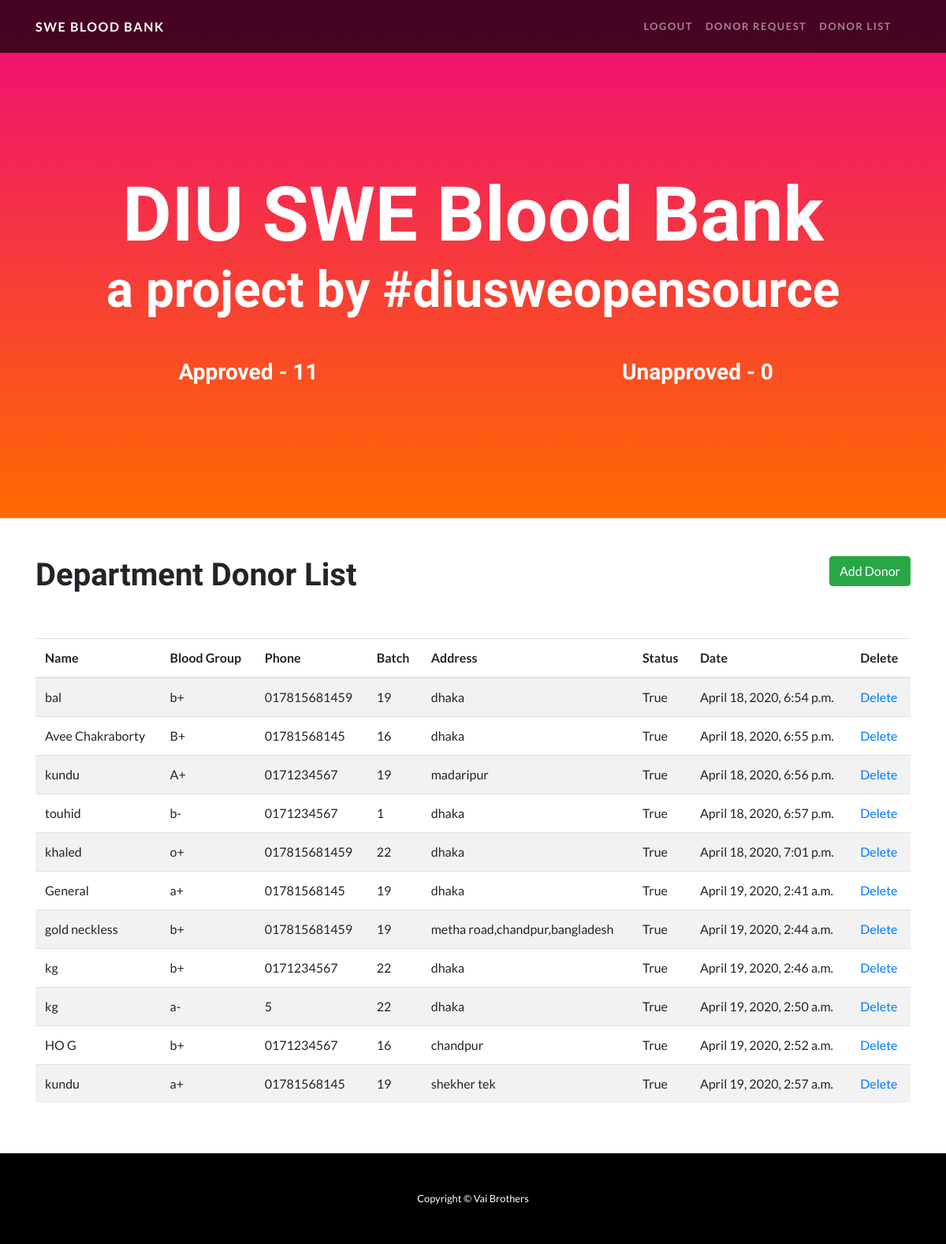
The page /adminFetchAllValidDonorPage (signed in) on the database as committed earlier.
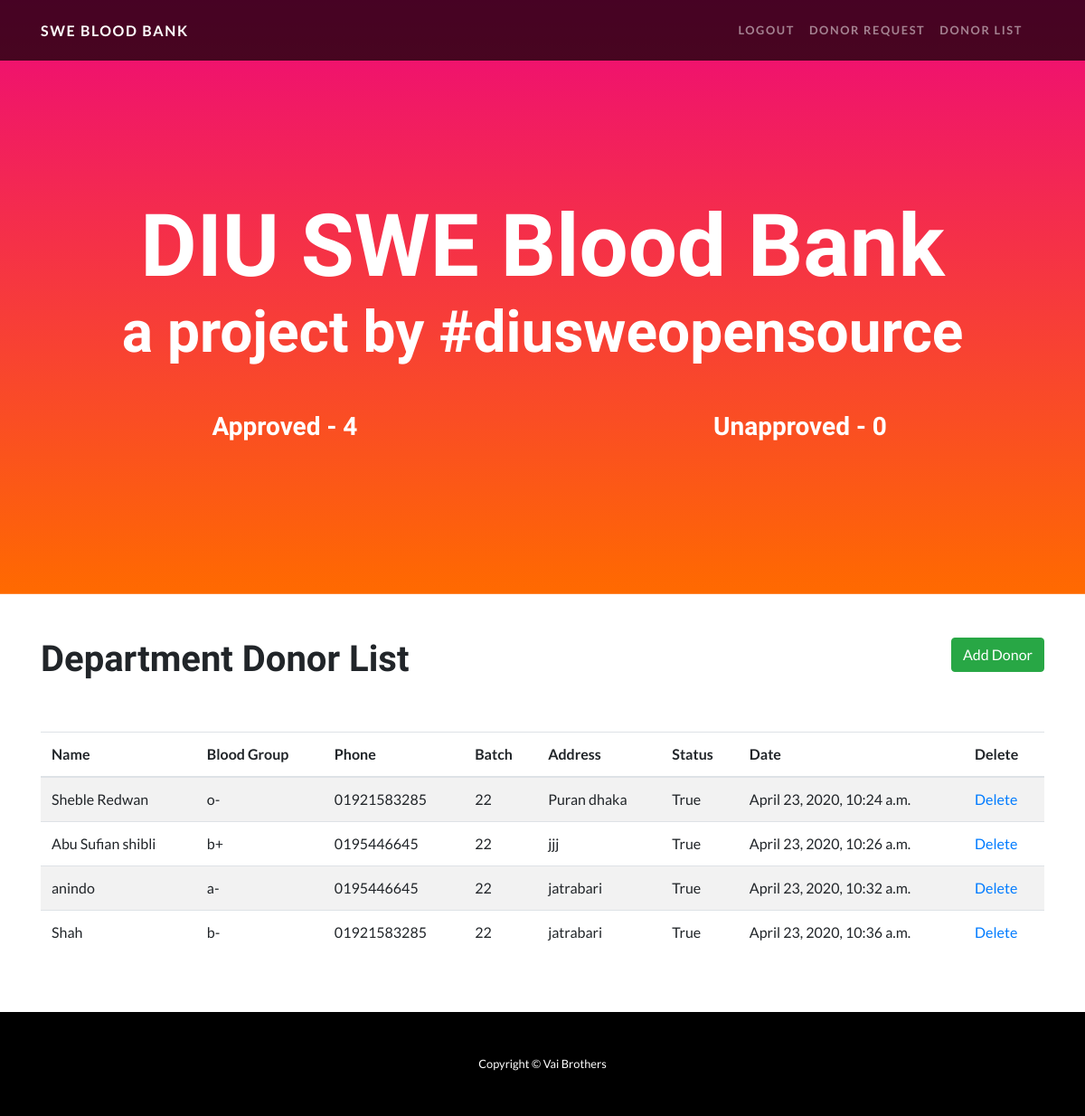
The same page on the database as committed later.
### donor/models.py (models this page shows)
class BloodDonor(models.Model):
    name = models.CharField(max_length=50)
    blood_group = models.CharField(max_length=10)
    batch = models.IntegerField()
    phone = models.CharField(max_length=20)
    address = models.CharField(max_length=100)
    status = models.BooleanField()
    created_date = models.DateTimeField(auto_now=False, auto_now_add=False)

### donor/views.py (the view)
# urls.py: path('adminFetchAllValidDonorPage', views.adminFetchAllValidDonorPage, name='adminFetchAllValidDonorPage'),
@login_required(login_url='loginCheck')
def adminFetchAllValidDonorPage(request):
    allDonor = BloodDonor.objects.filter(status=True)
    totalApprovedDonor = BloodDonor.objects.filter(status = True).count()
    totalUnapprovedDonor = BloodDonor.objects.filter(status = False).count()
    context = {
        'allDonor': allDonor,
        'totalApprovedDonor': totalApprovedDonor,
        'totalUnapprovedDonor': totalUnapprovedDonor
    }
    return render(request, 'AdminAllDonorFetchPage.html',context)

### templates/AdminAllDonorFetchPage.html (shortened to what this page needs)
{% load static %}
<!DOCTYPE html>
<html lang="en">
<head>
  <link href="{% static 'vendor/bootstrap/css/bootstrap.min.css'%}" rel="stylesheet">
  <link href="https://cdn.datatables.net/1.10.20/css/jquery.dataTables.min.css" rel="stylesheet">
  <link rel="stylesheet" href="https://cdnjs.cloudflare.com/ajax/libs/toastr.js/latest/css/toastr.css">
  <link href="{% static 'css/one-page-wonder.min.css'%}" rel="stylesheet">
</head>
<body>
  <nav class="navbar navbar-expand-lg navbar-dark navbar-custom fixed-top">
    <div class="container">
      <a class="navbar-brand" href="{% url 'home' %}">SWE Blood Bank</a>
      <div class="collapse navbar-collapse" id="navbarResponsive">
        <ul class="navbar-nav ml-auto">
          <li class="nav-item">
            <a class="nav-link" href="{% url 'logutUser' %}"> Logout</a>
          </li>
           <li class="nav-item">
            <a class="nav-link" href="{% url 'adminApproveDonorPage' %}"> Donor Request</a>
          </li>
            <li class="nav-item">
            <a class="nav-link" href="{% url 'adminFetchAllValidDonorPage' %}"> Donor List</a>
          </li>
          <li class="nav-item">
            <a class="nav-link" href="#"></a>
          </li>
        </ul>
      </div>
    </div>
  </nav>
  <header class="masthead text-center text-white">
    <div class="masthead-content">
      <div class="container">
        <h1 class="masthead-heading mb-0">DIU SWE Blood Bank</h1>
        <h2 class="masthead-subheading mb-0">a project by #diusweopensource</h2>
        <div class="row mt-5" >
          <div class="col-md-6">
            <h3>Approved - {{totalApprovedDonor}}</h3>
          </div>
          <div class="col-md-6">
            <h3>Unapproved - {{totalUnapprovedDonor}}</h3>
      </div>
    </div>
  </header>
  <section>
    <div class="container">
      <div class="row mb-5 mt-5">
        <div class="col-md-6">
          <h1>Department Donor List</h1>
        </div>
        <div class="col-md-6 text-right">
          <button class="btn btn-success addDonor" data-target="#myModal" data-toggle="modal">Add Donor</button>
        </div>
      </div>
      <div class="row align-items-center mb-5 mt-5">
        <div class="col-lg-12 ">
          <table id="example" class="display table table-striped" style="width:100%">
            <thead>
                <tr>
                    <th>Name</th>
                    <th>Blood Group</th>
                    <th>Phone</th>
                    <th>Batch</th>
                    <th>Address</th>
                    <th>Status</th>
                    <th>Date</th>
                    <th>Delete</th>
                </tr>
            </thead>
            <tbody>
                {% for donor in allDonor %}
                  <tr>
                      <td>{{donor.name}}</td>
                      <td>{{donor.blood_group}}</td>
                      <td>{{donor.phone}}</td>
                      <td>{{donor.batch}}</td>
                      <td>{{donor.address}}</td>
                      <td>{{donor.status }}</td>
                      <td>{{donor.created_date}}</td>
                      <td><a href="{% url 'adminDeleteDonor' donor.id %}">Delete</a> </td>
                  </tr>
                {% endfor %}
        </table>
        </div>
      </div>
    </div>
  </section>
  <footer class="py-5 bg-black">
    <div class="container">
      <p class="m-0 text-center text-white small">Copyright &copy; Vai Brothers</p>
    </div>
  </footer>
</body>
</html>

Rows that differ between the two databases and show on the page:
removed BloodDonor: name "bal", blood_group "b+", phone "017815681459", batch "19", address "dhaka", status "True", created_date "April 18, 2020, 6:54 p.m."
removed BloodDonor: name "Avee Chakraborty", blood_group "B+", phone "01781568145", batch "16", address "dhaka", status "True", created_date "April 18, 2020, 6:55 p.m."
removed BloodDonor: name "kundu", blood_group "A+", phone "0171234567", batch "19", address "madaripur", status "True", created_date "April 18, 2020, 6:56 p.m."
removed BloodDonor: name "touhid", blood_group "b-", phone "0171234567", batch "1", address "dhaka", status "True", created_date "April 18, 2020, 6:57 p.m."
removed BloodDonor: name "khaled", blood_group "o+", phone "017815681459", batch "22", address "dhaka", status "True", created_date "April 18, 2020, 7:01 p.m."
removed BloodDonor: name "General", blood_group "a+", phone "01781568145", batch "19", address "dhaka", status "True", created_date "April 19, 2020, 2:41 a.m."
removed BloodDonor: name "gold neckless", blood_group "b+", phone "017815681459", batch "19", address "metha road,chandpur,bangladesh", status "True", created_date "April 19, 2020, 2:44 a.m."
removed BloodDonor: name "kg", blood_group "b+", phone "0171234567", batch "22", address "dhaka", status "True", created_date "April 19, 2020, 2:46 a.m."
removed BloodDonor: name "kg", blood_group "a-", phone "5", batch "22", address "dhaka", status "True", created_date "April 19, 2020, 2:50 a.m."
removed BloodDonor: name "HO G", blood_group "b+", phone "0171234567", batch "16", address "chandpur", status "True", created_date "April 19, 2020, 2:52 a.m."
removed BloodDonor: name "kundu", blood_group "a+", phone "01781568145", batch "19", address "shekher tek", status "True", created_date "April 19, 2020, 2:57 a.m."
added BloodDonor: name "Sheble Redwan", blood_group "o-", phone "01921583285", batch "22", address "Puran dhaka", status "True", created_date "April 23, 2020, 10:24 a.m."
added BloodDonor: name "Abu Sufian shibli", blood_group "b+", phone "0195446645", batch "22", address "jjj", status "True", created_date "April 23, 2020, 10:26 a.m."
added BloodDonor: name "anindo", blood_group "a-", phone "0195446645", batch "22", address "jatrabari", status "True", created_date "April 23, 2020, 10:32 a.m."
added BloodDonor: name "Shah", blood_group "b-", phone "01921583285", batch "22", address "jatrabari", status "True", created_date "April 23, 2020, 10:36 a.m."
Other text that changed with them:
{{ totalApprovedDonor }}: "11" → "4"
